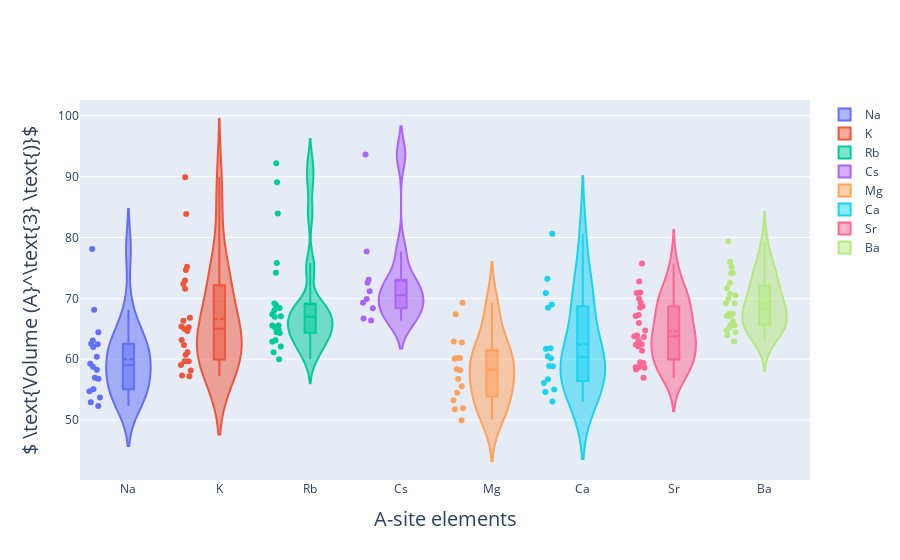

This figure's notebook cell:
### Markdown cell above
## 4. A-site elements (Volume)

### Code cell
fig = go.Figure()
for idx in range(len(Asite_elements)):
    fig.add_trace(go.Violin(y = Volume_list[idx], name = Asite_elements[idx], 
                           box_visible = True, meanline_visible = True, points = 'all'))

fig.update_xaxes(title_text = 'A-site elements', titlefont = dict(size = 20))
fig.update_yaxes(title_text = r'$ \text{Volume (A}^\text{3} \text{)}$', titlefont = dict(size = 20))
fig.show()

### Figure 1 — Plotly figure (JSON) as saved in the notebook; plotly's stock layout.template omitted (floating-point values rounded to 4 significant figures; data arrays with more than 128 entries replaced by an {"elided": "..."} marker saying what was removed)
{"data": [{"box": {"visible": true}, "meanline": {"visible": true}, "name": "Na", "points": "all", "type": "violin", "y": {"elided": "347 float values"}}, {"box": {"visible": true}, "meanline": {"visible": true}, "name": "K", "points": "all", "type": "violin", "y": {"elided": "347 float values"}}, {"box": {"visible": true}, "meanline": {"visible": true}, "name": "Rb", "points": "all", "type": "violin", "y": {"elided": "347 float values"}}, {"box": {"visible": true}, "meanline": {"visible": true}, "name": "Cs", "points": "all", "type": "violin", "y": {"elided": "347 float values"}}, {"box": {"visible": true}, "meanline": {"visible": true}, "name": "Mg", "points": "all", "type": "violin", "y": {"elided": "347 float values"}}, {"box": {"visible": true}, "meanline": {"visible": true}, "name": "Ca", "points": "all", "type": "violin", "y": {"elided": "347 float values"}}, {"box": {"visible": true}, "meanline": {"visible": true}, "name": "Sr", "points": "all", "type": "violin", "y": {"elided": "347 float values"}}, {"box": {"visible": true}, "meanline": {"visible": true}, "name": "Ba", "points": "all", "type": "violin", "y": {"elided": "347 float values"}}], "layout": {"xaxis": {"title": {"font": {"size": 20}, "text": "A-site elements"}}, "yaxis": {"title": {"font": {"size": 20}, "text": "$ \\text{Volume (A}^\\text{3} \\text{)}$"}}}}
